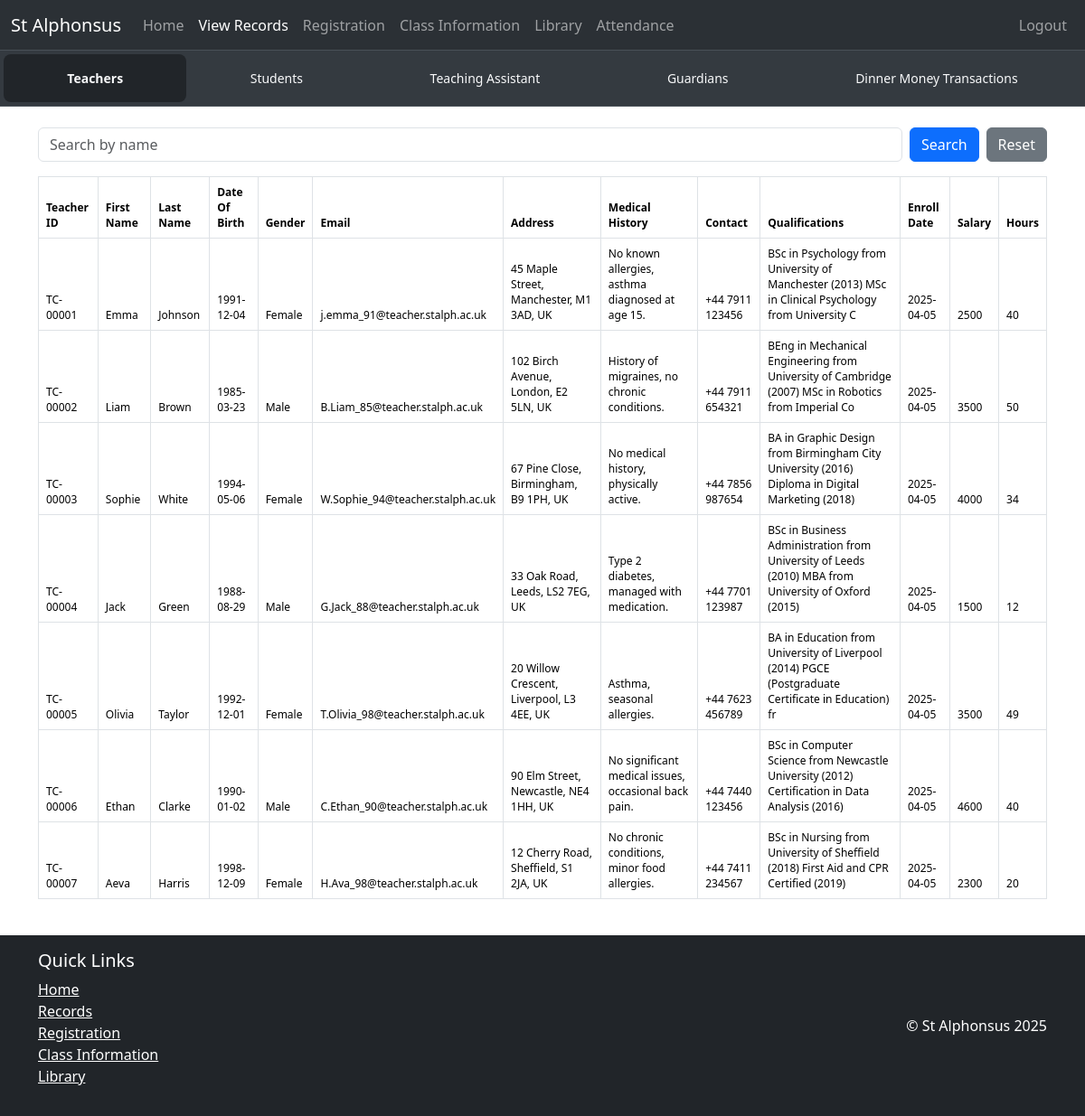
/pages/records.php (signed in), run on the app's committed database.
### tables this page shows
CREATE TABLE `teacher` (
  `teacher_id` varchar(12) NOT NULL,
  `person_id` varchar(12) NOT NULL,
  `enroll_date` date NOT NULL,
  `salary` float NOT NULL,
  `hours` float NOT NULL
);

CREATE TABLE `persons` (
  `person_id` varchar(12) NOT NULL,
  `first_name` varchar(20) NOT NULL,
  `last_name` varchar(20) NOT NULL,
  `date_of_birth` date NOT NULL,
  `gender` enum('Male','Female','Other') NOT NULL,
  `email` varchar(100) NOT NULL,
  `address` varchar(255) NOT NULL,
  `medical_history` varchar(255) DEFAULT NULL,
  `contact` varchar(20) NOT NULL,
  `qualifications` varchar(100) NOT NULL
);

### pages/records.php (the view, shortened to what this page needs)
<?php
include __DIR__ . "/../connection.php";
?>
<html lang="en">
<head>
    <link href="https://cdn.jsdelivr.net/npm/bootstrap@5.3.3/dist/css/bootstrap.min.css" rel="stylesheet"
>
    <link rel="stylesheet" href="/assets/css/records.css">
</head>
<body>
    <nav class="navbar navbar-expand-lg bg-body-tertiary" data-bs-theme="dark">
        <div class="container-fluid">
            <a class="navbar-brand" href="/index.php">St Alphonsus</a>
            <div class="collapse navbar-collapse" id="navbarNavAltMarkup">
                <div class="navbar-nav">
                    <a class="nav-link" href="/index.php">Home</a>
                    <a class="nav-link active" href="/pages/records.php">View Records</a>
                    <a class="nav-link" href="/pages/registration.php">Registration</a>
                    <a class="nav-link" href="/pages/classinfo.php">Class Information</a>
                    <a class="nav-link" href="/pages/library.php">Library</a>
                    <a class="nav-link " href="/pages/attendance.php">Attendance</a>
                </div>
                <div class="navbar-nav ms-auto">
                    <a class="nav-link" href="/pages/signout.php">Logout</a>
                </div>
            </div>
        </div>
    </nav>
    <div class="radio-inputs">
        <label class="radio">
            <span class="name">Teachers</span>
        </label>
        <label class="radio">
            <span class="name">Students</span>
        </label>
        <label class="radio">
            <span class="name">Teaching Assistant</span>
        </label>
        <label class="radio">
            <span class="name">Guardians</span>
        </label>
        <label class="radio">
            <span class="name">Dinner Money Transactions</span>
        </label>
    </div>
    <div class="container mt-4">
        <form method="GET" action="" class="d-flex justify-content-center my-3">
            <input type="text" name="search" class="form-control me-2" placeholder="Search by name"
                value="<?php echo isset($_GET['search']) ? $_GET['search'] : ''; ?>">
            <button type="submit" class="btn btn-primary me-2">Search</button>
            <button type="button" class="btn btn-secondary" onclick="window.location.href='records.php'">Reset</button>
        </form>
        <div class="teacher d-flex justify-content-center">
            <table class="table table-bordered table-striped" id="teacher">
                <thead>
                    <tr>
                        <th>Teacher ID</th>
                        <th>First Name</th>
                        <th>Last Name</th>
                        <th>Date Of Birth</th>
                        <th>Gender</th>
                        <th>Email</th>
                        <th>Address</th>
                        <th>Medical History</th>
                        <th>Contact</th>
                        <th>Qualifications</th>
                        <th>Enroll Date</th>
                        <th>Salary</th>
                        <th>Hours</th>
                    </tr>
                    <?php
                    $search = isset($_GET['search']) ? $conn->real_escape_string($_GET['search']) : '';
                    $query = "SELECT t.teacher_id, p.first_name, p.last_name, p.date_of_birth, p.gender, p.email, p.address, p.medical_history, p.contact, p.qualifications, t.enroll_date, t.salary, t.hours
                          -- Getting teacher info from persons table as well as teacher table by joinging them from person_id
                          FROM teacher t
                          JOIN persons p ON t.person_id = p.person_id
                          -- and filtering the data based on the search input and going through all the columns
                          WHERE p.first_name LIKE '%$search%'
                          OR p.last_name LIKE '%$search%'
                          OR p.date_of_birth LIKE '%$search%'
                          OR p.gender LIKE '%$search%'
                          OR p.email LIKE '%$search%'
                          OR p.address LIKE '%$search%'
                          OR p.medical_history LIKE '%$search%'
                          OR p.contact LIKE '%$search%'
                          OR p.qualifications LIKE '%$search%'
                          OR t.enroll_date LIKE '%$search%'
                          OR t.salary LIKE '%$search%'
                          OR t.hours LIKE '%$search%'";
                    $result = $conn->query($query);
                    if ($result && $result->num_rows > 0) {
                        while ($row = $result->fetch_assoc()) {
                            echo "<tr>
                                <td>{$row['teacher_id']}</td>
                                <td>{$row['first_name']}</td>
                                <td>{$row['last_name']}</td>
                                <td>{$row['date_of_birth']}</td>
                                <td>{$row['gender']}</td>
                                <td>{$row['email']}</td>
                                <td>{$row['address']}</td>
                                <td>{$row['medical_history']}</td>
                                <td>{$row['contact']}</td>
                                <td>{$row['qualifications']}</td>
                                <td>{$row['enroll_date']}</td>
                                <td>{$row['salary']}</td>
                                <td>{$row['hours']}</td>
                              </tr>";
                        }
                    } else {
                        echo "<tr><td colspan='13'>No records found</td></tr>";
                    }
                    ?>
            </table>
        </div>
    </div>
    <footer class="bg-dark text-white py-3 mt-4">
        <div class="container">
            <div class="row justify-content-between">
                <div class="col">
                    <h5>Quick Links</h5>
                    <ul class="list-unstyled">
                        <li><a href="/index.php" class="text-white">Home</a></li>
                        <li><a href="/pages/records.php" class="text-white">Records</a></li>
                        <li><a href="/pages/registration.php" class="text-white">Registration</a></li>
                        <li><a href="/pages/classinfo.php" class="text-white">Class Information</a></li>
                        <li><a href="/pages/library.php" class="text-white">Library</a></li>
                    </ul>
                </div>
                <div class="col text-end align-self-center">
                    © St Alphonsus 2025
                </div>
            </div>
        </div>
    </footer>
</body>
</html>

### assets/css/records.css (style rules this page uses)
.radio-inputs { position: relative; display: flex; flex-wrap: wrap; background-color: var(--bs-gray-800); box-sizing: border-box; box-shadow: 0 0 0 1px var(--bs-gray-700); padding: 0.25rem; width: 100%; font-size: 14px; }
.radio-inputs .radio { flex: 1 1 auto; text-align: center; }
.radio-inputs .radio .name { display: flex; cursor: pointer; align-items: center; justify-content: center; border-radius: 0.5rem; border: none; padding: 1rem; color: var(--bs-light); transition: all .15s ease-in-out; }
.radio-inputs .radio input:checked + .name { background-color: var(--bs-gray-900); font-weight: 600; }
table { width: 100%; border-collapse: collapse; margin-bottom: 1rem; font-size: 12px; }

### data on the page
teacher: teacher_id "TC-00001", person.first_name "Emma", person.last_name "Johnson", person.date_of_birth "1991-12-04", person.gender "Female", person.email "j.emma_91@teacher.stalph.ac.uk", person.address "45 Maple Street, Manchester, M1 3AD, UK", person.medical_history "No known allergies, asthma diagnosed at age 15.", person.contact "+44 7911 123456", person.qualifications "BSc in Psychology from University of Manchester (2013) MSc in Clinical Psychology from University C", enroll_date "2025-04-05", salary "2500", hours "40"
teacher: teacher_id "TC-00002", person.first_name "Liam", person.last_name "Brown", person.date_of_birth "1985-03-23", person.gender "Male", person.email "B.Liam_85@teacher.stalph.ac.uk", person.address "102 Birch Avenue, London, E2 5LN, UK", person.medical_history "History of migraines, no chronic conditions.", person.contact "+44 7911 654321", person.qualifications "BEng in Mechanical Engineering from University of Cambridge (2007) MSc in Robotics from Imperial Co", enroll_date "2025-04-05", salary "3500", hours "50"
teacher: teacher_id "TC-00003", person.first_name "Sophie", person.last_name "White", person.date_of_birth "1994-05-06", person.gender "Female", person.email "W.Sophie_94@teacher.stalph.ac.uk", person.address "67 Pine Close, Birmingham, B9 1PH, UK", person.medical_history "No medical history, physically active.", person.contact "+44 7856 987654", person.qualifications "BA in Graphic Design from Birmingham City University (2016) Diploma in Digital Marketing (2018)", enroll_date "2025-04-05", salary "4000", hours "34"
teacher: teacher_id "TC-00004", person.first_name "Jack", person.last_name "Green", person.date_of_birth "1988-08-29", person.gender "Male", person.email "G.Jack_88@teacher.stalph.ac.uk", person.address "33 Oak Road, Leeds, LS2 7EG, UK", person.medical_history "Type 2 diabetes, managed with medication.", person.contact "+44 7701 123987", person.qualifications "BSc in Business Administration from University of Leeds (2010) MBA from University of Oxford (2015)", enroll_date "2025-04-05", salary "1500", hours "12"
teacher: teacher_id "TC-00005", person.first_name "Olivia", person.last_name "Taylor", person.date_of_birth "1992-12-01", person.gender "Female", person.email "T.Olivia_98@teacher.stalph.ac.uk", person.address "20 Willow Crescent, Liverpool, L3 4EE, UK", person.medical_history "Asthma, seasonal allergies.", person.contact "+44 7623 456789", person.qualifications "BA in Education from University of Liverpool (2014) PGCE (Postgraduate Certificate in Education) fr", enroll_date "2025-04-05", salary "3500", hours "49"
teacher: teacher_id "TC-00006", person.first_name "Ethan", person.last_name "Clarke", person.date_of_birth "1990-01-02", person.gender "Male", person.email "C.Ethan_90@teacher.stalph.ac.uk", person.address "90 Elm Street, Newcastle, NE4 1HH, UK", person.medical_history "No significant medical issues, occasional back pain.", person.contact "+44 7440 123456", person.qualifications "BSc in Computer Science from Newcastle University (2012) Certification in Data Analysis (2016)", enroll_date "2025-04-05", salary "4600", hours "40"
teacher: teacher_id "TC-00007", person.first_name "Aeva", person.last_name "Harris", person.date_of_birth "1998-12-09", person.gender "Female", person.email "H.Ava_98@teacher.stalph.ac.uk", person.address "12 Cherry Road, Sheffield, S1 2JA, UK", person.medical_history "No chronic conditions, minor food allergies.", person.contact "+44 7411 234567", person.qualifications "BSc in Nursing from University of Sheffield (2018) First Aid and CPR Certified (2019)", enroll_date "2025-04-05", salary "2300", hours "20"
